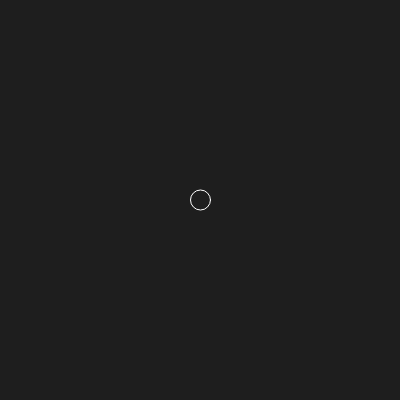
Frame 1 (no input)
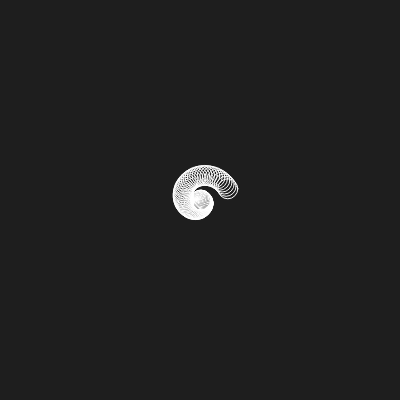
Frame 60 (no input)
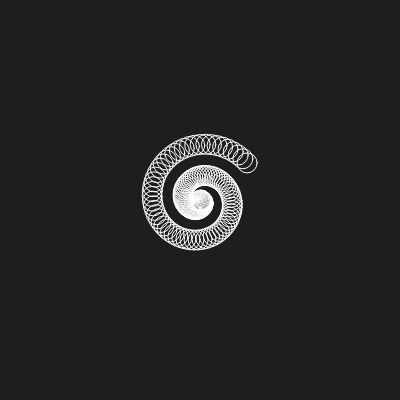
Frame 120 (the mouse pressed at the canvas centre since frame 60)

The p5.js sketch that drew these frames (run headless with seeded random() and noise() and a simulated clock; from frame 60 on, the mouse is pressed at the canvas centre):

// p5.js sketch
// ── sketch.js
let angle = 0;
function setup() {
  createCanvas(400, 400);
  background(30);
  noFill();
  stroke(255);
}

function draw() {
  translate(width / 2, height / 2);
  let r = frameCount * 0.5;
  ellipse(r * cos(angle), r * sin(angle), 20, 20);
  angle += 0.1;
}
